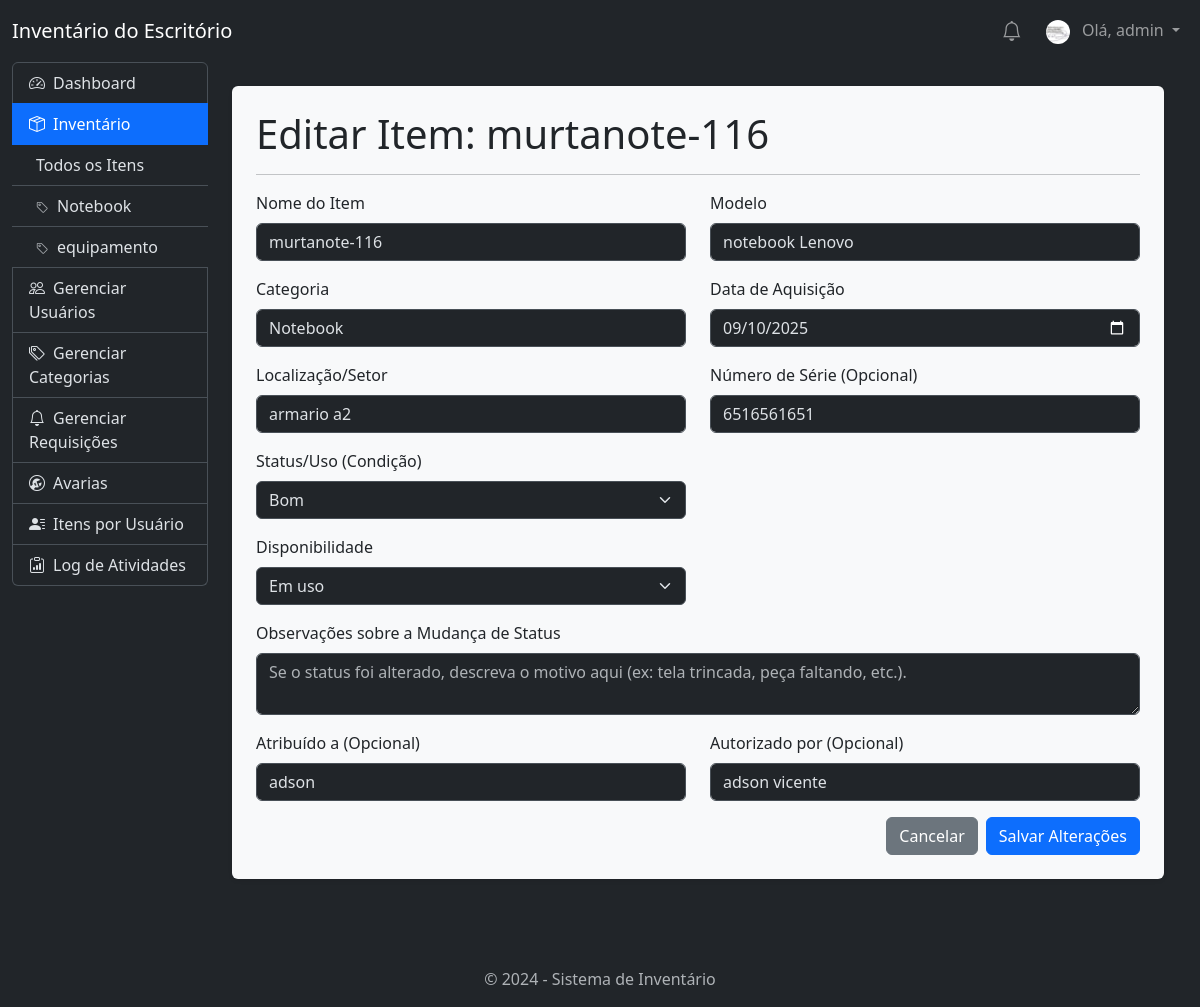
/2/edit (signed in), run on the app's committed database.
### tables this page shows
CREATE TABLE users (
                id INTEGER PRIMARY KEY AUTOINCREMENT,
                username TEXT UNIQUE NOT NULL,
                password TEXT NOT NULL,
                role TEXT NOT NULL DEFAULT 'user'
            , profile_image_file TEXT);

CREATE TABLE items (
                id INTEGER PRIMARY KEY AUTOINCREMENT,
                name TEXT NOT NULL,
                model TEXT,
                category TEXT,
                location TEXT,
                purchase_date DATE,
                serial_number TEXT,
                status TEXT,
                availability_status TEXT,
                image_file TEXT,
                assigned_to TEXT,
                authorized_by TEXT,
                created_at TIMESTAMP NOT NULL DEFAULT CURRENT_TIMESTAMP
            );

### app.py (the view, shortened to what this page needs)
@app.route('/<int:id>/edit', methods=('GET', 'POST'))
@login_required
def edit(id):
    item = get_item(id)
    return render_template('edit_item.html', item=item)

### app.py (called while the page is built)
def get_db():
    db = getattr(g, '_database', None)
    if db is None:
        db = g._database = sqlite3.connect(app.config['DATABASE'])
        db.row_factory = sqlite3.Row
    return db

@app.teardown_appcontext
def close_connection(exception):
    db = getattr(g, '_database', None)
    if db is not None:
        db.close()

@app.context_processor
def inject_categories():
    if g.user:
        db = get_db()
        categories = db.execute('SELECT DISTINCT category FROM items WHERE category IS NOT NULL AND category != "" ORDER BY category').fetchall()
        return dict(all_categories=categories)
    return dict(all_categories=[], notifications=[])

@app.context_processor
def inject_notifications():
    if g.user:
        db = get_db()
        notifications = db.execute('SELECT * FROM notifications WHERE user_id = ? AND is_read = 0 ORDER BY created_at DESC', (g.user['id'],)).fetchall()
        return dict(notifications=notifications)
    return dict(notifications=[])

@app.before_request
def load_logged_in_user():
    user_id = session.get('user_id')
    if user_id is None:
        g.user = None
    else:
        g.user = get_db().execute(
            'SELECT * FROM users WHERE id = ?', (user_id,)
        ).fetchone()

def login_required(view):
    @functools.wraps(view)
    def wrapped_view(**kwargs):
        if g.user is None:
            return redirect(url_for('login'))
        return view(**kwargs)
    return wrapped_view

def get_item(item_id):
    db = get_db()
    item = db.execute(
        'SELECT * FROM items WHERE id = ?', (item_id,)
    ).fetchone()
    if item is None:
        abort(404) # Se o item não existir, retorna um erro "Not Found".
    return item

### templates/edit_item.html (shortened to what this page needs)
{% extends 'base.html' %}
{% block content %}
<div class="bg-light text-dark p-4 rounded shadow-sm">
    <h1>Editar Item: {{ item.name }}</h1>
    <hr>
    <form method="post">
        <div class="row">
            <div class="col-md-6 mb-3">
                <label for="name" class="form-label">Nome do Item</label>
                <input type="text" class="form-control" id="name" name="name" value="{{ item.name }}" required>
            </div>
            <div class="col-md-6 mb-3">
                <label for="model" class="form-label">Modelo</label>
                <input type="text" class="form-control" id="model" name="model" value="{{ item.model or '' }}" required>
            </div>
        </div>
        <div class="row">
            <div class="col-md-6 mb-3">
                <label for="category" class="form-label">Categoria</label>
                <input type="text" class="form-control" id="category" name="category" value="{{ item.category }}" required>
            </div>
            <div class="col-md-6 mb-3">
                <label for="purchase_date" class="form-label">Data de Aquisição</label>
                <input type="date" class="form-control" id="purchase_date" name="purchase_date" value="{{ item.purchase_date }}" required>
            </div>
        </div>
        <div class="row">
            <div class="col-md-6 mb-3">
                <label for="location" class="form-label">Localização/Setor</label>
                <input type="text" class="form-control" id="location" name="location" value="{{ item.location }}" required>
            </div>
            <div class="col-md-6 mb-3">
                <label for="serial_number" class="form-label">Número de Série (Opcional)</label>
                <input type="text" class="form-control" id="serial_number" name="serial_number" value="{{ item.serial_number or '' }}">
            </div>
            <div class="col-md-6 mb-3">
                <label for="status" class="form-label">Status/Uso (Condição)</label>
                <select class="form-select" id="status" name="status" required>
                    {% set statuses = ['Muito Bom', 'Bom', 'Aceitável', 'Ruim', 'Quebrado'] %}
                    {% for s in statuses %}
                        <option value="{{ s }}" {% if s == item.status %}selected{% endif %}>{{ s }}</option>
                    {% endfor %}
                </select>
            </div>
        </div>
        <div class="row">
            <div class="col-md-6 mb-3">
                <label for="availability_status" class="form-label">Disponibilidade</label>
                <select class="form-select" id="availability_status" name="availability_status" required>
                    {% set availability_statuses = ['Em uso', 'Livre', 'Devolvido'] %}
                    {% for s in availability_statuses %}
                        <option value="{{ s }}" {% if s == item.availability_status %}selected{% endif %}>{{ s }}</option>
                    {% endfor %}
                </select>
            </div>
        </div>
        <div class="mb-3">
            <label for="status_notes" class="form-label">Observações sobre a Mudança de Status</label>
            <textarea class="form-control" id="status_notes" name="status_notes" rows="2" placeholder="Se o status foi alterado, descreva o motivo aqui (ex: tela trincada, peça faltando, etc.)."></textarea>
        </div>
        <div class="row">
            <div class="col-md-6 mb-3">
                <label for="assigned_to" class="form-label">Atribuído a (Opcional)</label>
                <input type="text" class="form-control" id="assigned_to" name="assigned_to" value="{{ item.assigned_to or '' }}">
            </div>
            <div class="col-md-6 mb-3">
                <label for="authorized_by" class="form-label">Autorizado por (Opcional)</label>
                <input type="text" class="form-control" id="authorized_by" name="authorized_by" value="{{ item.authorized_by or '' }}">
            </div>
        </div>
        <div class="d-flex justify-content-end">
            <a href="{{ url_for('index') }}" class="btn btn-secondary me-2">Cancelar</a>
            <button type="submit" class="btn btn-primary">Salvar Alterações</button>
        </div>
    </form>
</div>
{% endblock %}

### templates/base.html (shortened to what this page needs)
<!doctype html>
<html lang="pt-br" data-bs-theme="dark">
<head>
    <link href="https://cdn.jsdelivr.net/npm/bootstrap@5.3.3/dist/css/bootstrap.min.css" rel="stylesheet">
    <link rel="stylesheet" href="https://cdn.jsdelivr.net/npm/bootstrap-icons@1.11.3/font/bootstrap-icons.min.css">
</head>
<body>
    <nav class="navbar navbar-expand-lg navbar-dark bg-dark">
        <div class="container-fluid">
            <a class="navbar-brand" href="{{ url_for('dashboard') }}">Inventário do Escritório</a>
            <div class="navbar-nav d-flex align-items-center">
                {% if g.user %}
                    <div class="nav-item dropdown me-2">
                        <a class="nav-link position-relative" href="#" id="navbarNotificationDropdown" role="button" data-bs-toggle="dropdown" aria-expanded="false">
                            <i class="bi bi-bell fs-5"></i>
                        </a>
                    </div>
                    <div class="nav-item dropdown">
                        <a class="nav-link dropdown-toggle" href="#" id="navbarUserDropdown" role="button" data-bs-toggle="dropdown" aria-expanded="false">
                            {% if g.user.profile_image_file %}
                                <img src="{{ url_for('profile_pic', filename=g.user.profile_image_file) }}" alt="Foto de Perfil" class="rounded-circle me-2" style="width: 24px; height: 24px; object-fit: cover;">
                            {% else %}
                                <i class="bi bi-person-circle me-2"></i>
                            {% endif %}
                            Olá, {{ g.user['username'] }}
                        </a>
                    </div>
                {% else %}
                    <a class="nav-link" href="{{ url_for('login') }}">Login</a>
                    <a class="nav-link" href="{{ url_for('register') }}">Registrar</a>
                {% endif %}
            </div>
        </div>
    </nav>
    <div class="container-fluid">
        <div class="row g-0">
            <aside class="col-md-3 col-lg-2">
                <div class="list-group">
                    <a href="{{ url_for('dashboard') }}" class="list-group-item list-group-item-action {% if request.endpoint == 'dashboard' %}active{% endif %}">
                        <i class="bi bi-speedometer2 me-2"></i>Dashboard
                    </a>
                    {% set inventory_active = request.endpoint in ['index', 'add', 'edit'] %}
                    <a href="#inventory-submenu" data-bs-toggle="collapse" class="list-group-item list-group-item-action {% if inventory_active %}active{% endif %}" aria-expanded="{{ 'true' if inventory_active else 'false' }}">
                        <i class="bi bi-box-seam me-2"></i>Inventário
                    </a>
                    <div class="collapse {% if inventory_active %}show{% endif %}" id="inventory-submenu">
                        <div class="list-group list-group-flush">
                            <a href="{{ url_for('index') }}" class="list-group-item list-group-item-action ps-4 {% if request.endpoint == 'index' and not request.args.get('category') %}active{% endif %}">Todos os Itens</a>
                            {% for cat in all_categories %}
                                <a href="{{ url_for('index', category=cat.category) }}" class="list-group-item list-group-item-action ps-4 {% if request.args.get('category') == cat.category %}active{% endif %}">
                                    <i class="bi bi-tag me-1" style="font-size: 0.8rem; opacity: 0.7;"></i> {{ cat.category }}
                                </a>
                            {% endfor %}
                        </div>
                    </div>
                    {% if g.user['role'] == 'admin' %}
                        <a href="{{ url_for('manage_users') }}" class="list-group-item list-group-item-action {% if request.endpoint == 'manage_users' %}active{% endif %}">
                            <i class="bi bi-people me-2"></i>Gerenciar Usuários
                        </a>
                        <a href="{{ url_for('manage_categories') }}" class="list-group-item list-group-item-action {% if request.endpoint == 'manage_categories' %}active{% endif %}">
                            <i class="bi bi-tags me-2"></i>Gerenciar Categorias
                        </a>
                        <a href="{{ url_for('manage_requests') }}" class="list-group-item list-group-item-action {% if request.endpoint == 'manage_requests' %}active{% endif %}">
                            <i class="bi bi-bell me-2"></i>Gerenciar Requisições
                        </a>
                        <a href="{{ url_for('broken_items') }}" class="list-group-item list-group-item-action {% if request.endpoint == 'broken_items' %}active{% endif %}">
                            <i class="bi bi-wrench-adjustable-circle me-2"></i>Avarias
                        </a>
                        <a href="{{ url_for('user_assets') }}" class="list-group-item list-group-item-action {% if request.endpoint == 'user_assets' %}active{% endif %}">
                            <i class="bi bi-person-lines-fill me-2"></i>Itens por Usuário
                        </a>
                        <a href="{{ url_for('logs') }}" class="list-group-item list-group-item-action {% if request.endpoint == 'logs' %}active{% endif %}">
                            <i class="bi bi-clipboard-data me-2"></i>Log de Atividades
                        </a>
                    {% endif %}
                </div>
            </aside>
            <main class="col-md-9 col-lg-10 p-4">
                {% block content %}
                {% endblock %}
            </main>
        </div>
    </div>
    <div class="container-fluid">
        <footer class="text-center text-muted mt-5 py-3">
            <p class="mb-0">&copy; 2024 - Sistema de Inventário</p>
        </footer>
    </div>
</body>
</html>

### data on the page
users: profile_image_file (picture), user.username "admin"
items: name "murtanote-116", model "notebook Lenovo", category "Notebook", purchase_date "09/10/2025", location "armario a2", serial_number "6516561651", status "Bom", availability_status "Em uso", assigned_to "adson", authorized_by "adson vicente"

### other printed values
{{ cat.category }} "Notebook" "equipamento"
